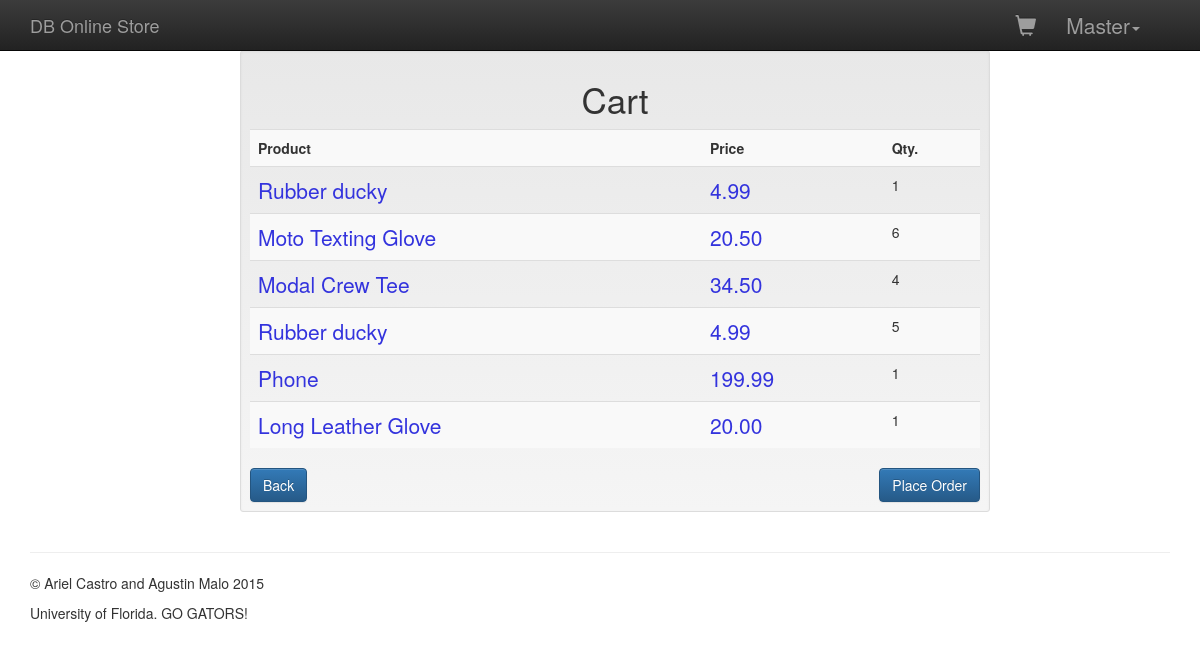
The page /account/cart/ (signed in) on the database its author committed.
### carts/models.py (models this page shows)
class Cart(models.Model):
	user = models.ForeignKey('accounts.UserProfile')
	product = models.ForeignKey('main_store.Product')
	quantity = models.PositiveIntegerField(default=1)

### main_store/models.py (models this page shows)
class Product(models.Model):
	name = models.CharField(max_length=100)
	price = models.DecimalField(max_digits=8, decimal_places=2)
	stock_quantity = models.IntegerField()
	description = models.TextField()
	active = models.BooleanField()

### carts/views.py (the view)
# urls.py: url(r'^account/cart/$', cartViews.cart, name='cart'),
@login_required
def cart(request):
    if request.method == 'POST':
        carts = ""
        print "IN CART POST"
    else:
    	print "IN CART get"
    	current_user = request.user
    	user_id = current_user.id
    	user_profile = UserProfile.objects.get(user_id=user_id)
    	user_profile_id = user_profile.id
    	print user_profile_id
    	carts = Cart.objects.filter(user_id=user_profile_id)
    return render(request,
            'accounts/cart.html',
            {'carts': carts,} )

### db_online_store/templates/accounts/cart.html
{% extends "base.html" %}
{% block content %}
<div class="container">
    <div class="row">
        <div class="col-sm-2 col-md-2"></div>
        <div class="col-xs-12 col-sm-8 col-md-8 col-lg-8">
            <div class="well well-sm">
                <h2 class="text-center">Cart</h2>
                <table class="table table-striped">
                <tr>
                    <th>Product</th>
                    <th>Price</th>
                    <th>Qty.</th>
                </tr>
                {% for cart in carts %}
                <tr>
                    <td ><a href="{% url 'product_detail' cart.product.id %}">{{ cart.product.name | capfirst }}</a></td>
                    <td ><a href="{% url 'product_detail' cart.product.id %}">{{ cart.product.price }}</a></td>
                    <td href="">{{ cart.quantity}}</td>
                </tr>
                {% endfor %}
                </table>
                <div class="btn-group">
                            <a href="{% url 'account' %}" type="button" class="btn btn-primary">Back</a>
                </div>
                <div class="btn-group pull-right">
                    <a href="{% url 'orders' %}" type="button" class="btn btn-primary">Place Order</a>
                </div>
            </div>
        </div>
        <div class="col-sm-2 col-md-2"></div>
    </div>
</div>
{% endblock content %}

### db_online_store/templates/base.html (shortened to what this page needs)
{% load staticfiles %}
<!doctype html>
<html>
<head>
	<link rel="stylesheet" href="https://maxcdn.bootstrapcdn.com/bootstrap/3.3.5/css/bootstrap.min.css">
	<link rel="stylesheet" href="https://maxcdn.bootstrapcdn.com/bootstrap/3.3.5/css/bootstrap-theme.min.css">
	<link rel="stylesheet" type="text/css" href="{% static 'main.css' %}">
</head>
<body class="container">
	<nav class="navbar navbar-inverse navbar-fixed-top">
		<div class="container">
			<div class="navbar-header">
				<a class="navbar-brand" href="/">DB Online Store</a>
			</div>
			<div id="navbar" class="navbar-collapse collapse">
					{% if user.is_anonymous %}
					<a class="btn btn-success" href="{% url 'login' %}">Login</a>
					<a class="btn btn-success" href="{% url 'register' %}">Sign up</a>
					{% else %}
				<ul class="nav navbar-nav navbar-right">
					<li><a class="glyphicon glyphicon-shopping-cart" href="{% url 'cart' %}"></a></li>
					<li class="dropdown">
						<a href="" class="dropdown-toggle" data-toggle="dropdown" role="button" aria-haspopup="true" aria-expanded="false">{{ user.first_name | capfirst }}<span class="caret"></span></a>
					</li>
				</ul>
					{% endif %}
			</div>
		</div>
	</nav>
	{% block content %}
	{% endblock content %}
	<hr>
	<footer>
		<p>&copy; Ariel Castro and Agustin Malo 2015</p>
		<p>University of Florida. GO GATORS!</p>
	</footer>
	</body>
	</html>

### db_online_store/static/main.css (style rules this page uses)
h1, h2, h3 { font-size: 2.5em; }
a { font-size: 1.5em; }
ul { list-style-type: none; }
a { text-decoration: none; color: #33D; }
body { padding-top: 50px; padding-bottom: 20px; }

### rows shown on the page
Cart: product.name "Rubber ducky", product.price "4.99", quantity "1"
Cart: product.name "Moto Texting Glove", product.price "20.50", quantity "6"
Cart: product.name "Modal Crew Tee", product.price "34.50", quantity "4"
Cart: product.name "Rubber ducky", product.price "4.99", quantity "5"
Cart: product.name "Phone", product.price "199.99", quantity "1"
Cart: product.name "Long Leather Glove", product.price "20.00", quantity "1"

### other values the page prints
{{ user.first_name | capfirst }} "Master"
